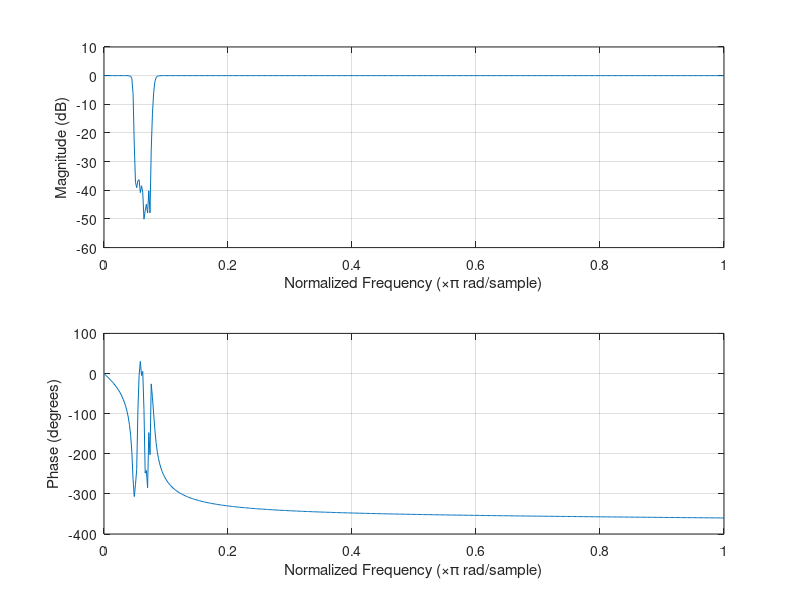
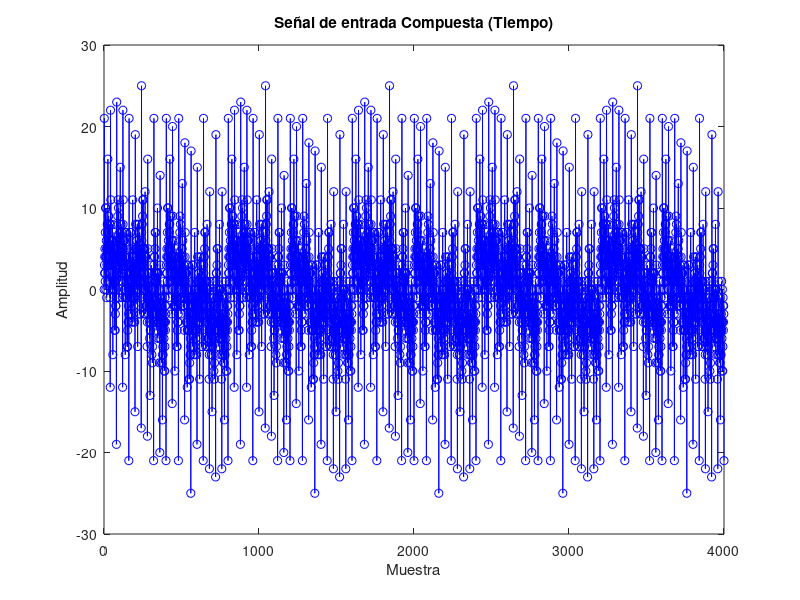
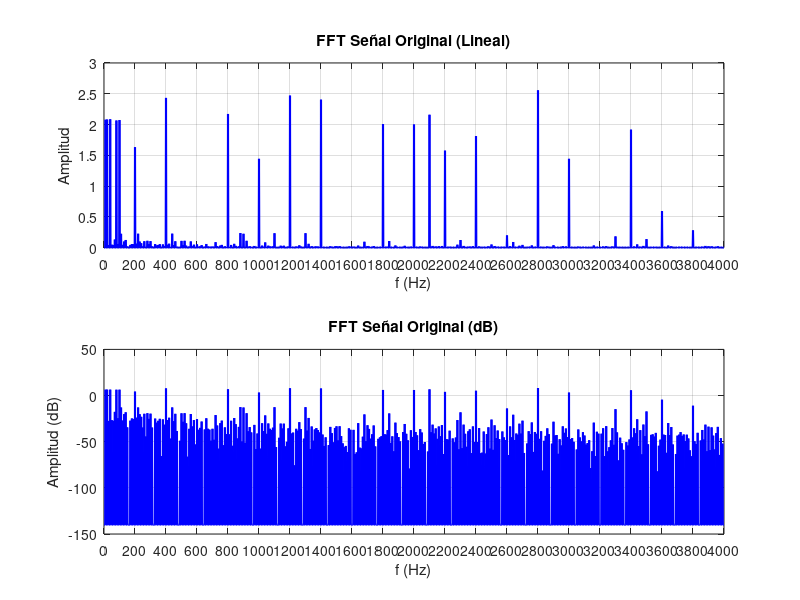
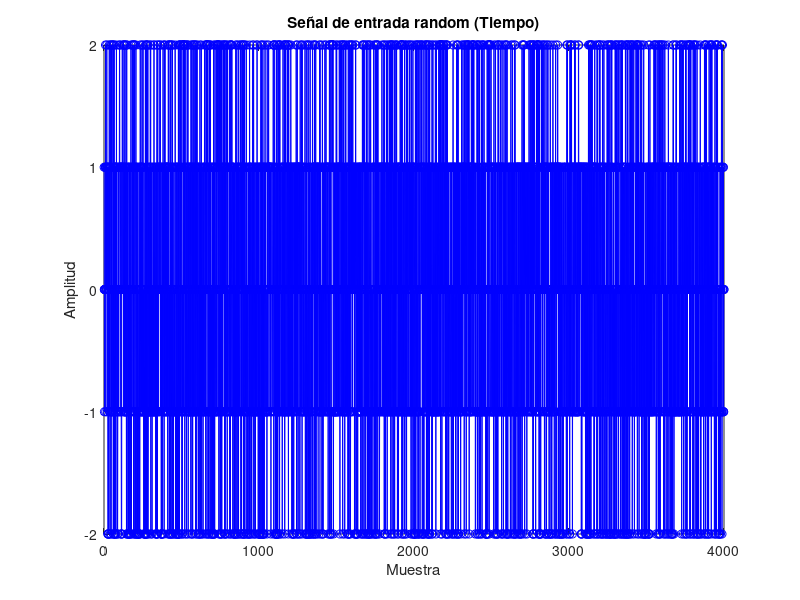

MATLAB code for these plots, in order:
%filtro IIR pasa bajo (butterworth)
pkg load signal
clear all; close all; clc;


fs = 8000;
%fc = 1100; % Frecuencia para cuando hay una sola Fc
fc1 = 200;
fc2 = 300;
order = 6;
fmax = fs/2;
%[b, a] = cheby1(order,1,fc/fmax, 'stop');
[b, a] = cheby2(order,40,[fc1/fmax,fc2/fmax], 'stop');
freqz (b, a);

% --- Generar archivo de cabecera con los coeficientes (filter.h) ---
file_name = 'filter_IIR.h';
const_name = 'N_iir'
fid = fopen(file_name, 'w');

fprintf(fid, '#define %s %d\n\n', const_name, length(a));
fprintf(fid, 'float a[%s] = {\n    ', const_name);
fprintf(fid, '%f, ', a(1:end-1));
fprintf(fid, '%f\n', a(end));
fprintf(fid, '};\n');

fprintf(fid, 'float b[%s] = {\n    ', const_name);
fprintf(fid, '%f, ', b(1:end-1));
fprintf(fid, '%f\n', b(end));
fprintf(fid, '};\n');
fclose(fid);

% Generar Seniales de entrada
sample_number = 4000;
n = 0:(sample_number-1); % Vector de índices de tiempo

% 1. Señal sinusoidal simple (1000 Hz)
signal_1kHz = round(2 * sin(2*pi*n*1000/fs));

% 2. Señal compuesta por múltiples frecuencias
freq_range = [10, 20, 40, 80, 100, 200, 400, 800, 1000, 1200, 1400, 1800, 2000, 2100, 2200, 2400, 2800, 3000, 3400];
comp_signal = zeros(1, sample_number);

for j = 1:length(freq_range)
    comp_signal = comp_signal + round(2 * sin(2*pi*n*freq_range(j)/fs));
end

figure(2);
plot(comp_signal, 'o-b');
title('Señal de entrada Compuesta (Tiempo)');
xlabel('Muestra'); ylabel('Amplitud');


% Se nial aleatoria (Ruido)
random_signal = round(2 * (1 - 2*rand(1, sample_number)));
figure(6);
plot(random_signal, 'o-b');
title('Señal de entrada random (Tiempo)');
xlabel('Muestra'); ylabel('Amplitud');



% --- Generar archivo de cabecera de la señal de entrada (signal.h) ---
senal_trabajo = comp_signal;

file_name = 'signal_IIR.h';
const_name = 'LINE_ELEMENTS';
fid = fopen(file_name, 'w');

fprintf(fid, '#define %s %d\n\n', const_name, length(senal_trabajo));
fprintf(fid, 'short signal[%s] = {\n    ', const_name);
fprintf(fid, '%d, ', senal_trabajo(1:end-1));
fprintf(fid, '%d\n', senal_trabajo(end));
fprintf(fid, '};\n');
fclose(fid);



%%%%%%%%%%%%%%%%%%%%%%%%%%%%%%%%%%%%%%%%%%%%%%%%%%%%%%%%%%%%%%%%%%%%%%%%%%
%  ANÁLISIS FFT DIRECTO (SEÑAL ORIGINAL)
%%%%%%%%%%%%%%%%%%%%%%%%%%%%%%%%%%%%%%%%%%%%%%%%%%%%%%%%%%%%%%%%%%%%%%%%%%
disp('Calculando FFT de la señal original...');

X_in = senal_trabajo(:)'; % Forzamos vector fila
L_in = length(X_in);
Y_in = fft(X_in);

P2_in = abs(Y_in/L_in);
P1_in = P2_in(1:floor(L_in/2)+1);
P1_in(2:end-1) = 2*P1_in(2:end-1);
f_in = fs*(0:floor(L_in/2))/L_in;

figure(3); % Nueva ventana para FFT original
subplot(2,1,1);
plot(f_in, P1_in, 'LineWidth', 1.5, 'color', 'b');
title('FFT Señal Original (Lineal)');
xlabel('f (Hz)'); ylabel('Amplitud');
set(gca, 'xtick', 0:200:fs/2);
grid on;

P1_in(P1_in < 1e-7) = 1e-7; % Evitar log(0)
subplot(2,1,2);
plot(f_in, 20*log10(P1_in), 'LineWidth', 1.5, 'color', 'b');
title('FFT Señal Original (dB)');
xlabel('f (Hz)'); ylabel('Amplitud (dB)');
set(gca, 'xtick', 0:200:fs/2);
grid on;
drawnow;


%%%%%%%%%%%%%%%%%%%%%%%%%%%%%%%%%%%%%%%%%%%%%%%%%%%%%%%%%%%%%%%%%%%%%%%%%%
%  CARGA DE ARCHIVO DE SALIDA Y FFT (SEÑAL FILTRADA)
%%%%%%%%%%%%%%%%%%%%%%%%%%%%%%%%%%%%%%%%%%%%%%%%%%%%%%%%%%%%%%%%%%%%%%%%%%
file_name = 'iir_out.txt';

if exist(file_name, 'file')
    disp('Leyendo archivo de salida y calculando FFT del filtro...');
    [a, iir_out] = textread(file_name, "%f %f", "headerlines", 1);

    figure(4);
    plot(iir_out, 'color', 'r');
    title('Salida del Filtro (IIR OUT en Tiempo)');
    xlabel('Muestra'); ylabel('Amplitud');
    grid on;
    drawnow;

    % --- FFT DE LA SALIDA ---
    X_out = iir_out(:)'; % Forzamos vector fila
    L_out = length(X_out);
    Y_out = fft(X_out);

    P2_out = abs(Y_out/L_out);
    P1_out = P2_out(1:floor(L_out/2)+1);
    P1_out(2:end-1) = 2*P1_out(2:end-1);
    f_out = fs*(0:floor(L_out/2))/L_out;

    figure(5); % Nueva ventana para FFT filtrada
    subplot(2,1,1);
    plot(f_out, P1_out, 'LineWidth', 1.5, 'color', 'r');
    title('FFT Salida Filtrada (Lineal)');
    xlabel('f (Hz)'); ylabel('Amplitud');
    set(gca, 'xtick', 0:200:fs/2);
    grid on;

    P1_out(P1_out < 1e-7) = 1e-7; % Evitar log(0)
    subplot(2,1,2);
    plot(f_out, 20*log10(P1_out), 'LineWidth', 1.5, 'color', 'r');
    title('FFT Salida Filtrada (dB)');
    xlabel('f (Hz)'); ylabel('Amplitud (dB)');
    set(gca, 'xtick', 0:200:fs/2);
    grid on;
    drawnow;
else
    disp('Nota: iir_out.txt no encontrado. Ejecuta tu firmware C primero para generarlo.');
end

disp('Script finalizado. Presiona ENTER en la consola para cerrar todo...');
pause;
